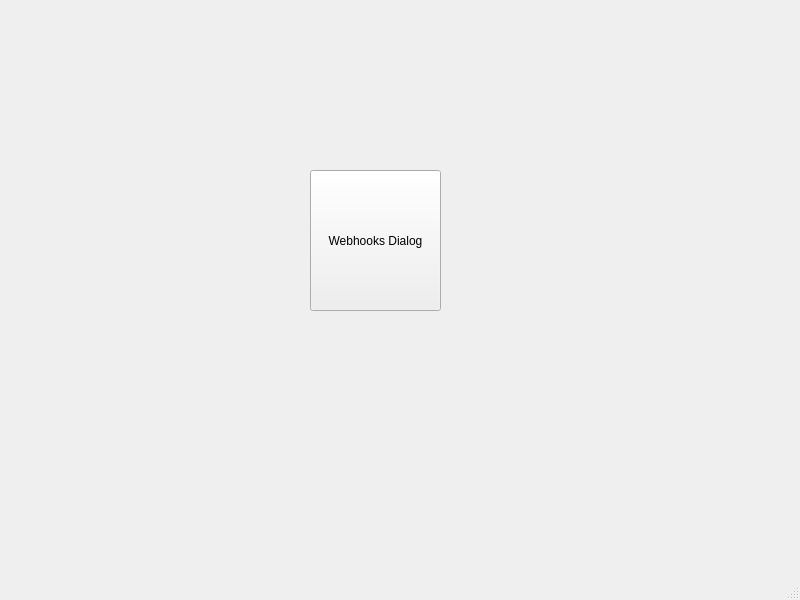
<?xml version="1.0" encoding="UTF-8"?>
<ui version="4.0">
 <class>BotMainWindow</class>
 <widget class="QMainWindow" name="BotMainWindow">
  <property name="geometry">
   <rect>
    <x>0</x>
    <y>0</y>
    <width>800</width>
    <height>600</height>
   </rect>
  </property>
  <property name="windowTitle">
   <string>MainWindow</string>
  </property>
  <widget class="QWidget" name="centralwidget">
   <widget class="QPushButton" name="btnWebhookDialog">
    <property name="geometry">
     <rect>
      <x>310</x>
      <y>170</y>
      <width>131</width>
      <height>141</height>
     </rect>
    </property>
    <property name="text">
     <string>Webhooks Dialog</string>
    </property>
   </widget>
  </widget>
  <widget class="QMenuBar" name="menubar">
   <property name="geometry">
    <rect>
     <x>0</x>
     <y>0</y>
     <width>800</width>
     <height>23</height>
    </rect>
   </property>
  </widget>
  <widget class="QStatusBar" name="statusbar"/>
 </widget>
 <resources/>
 <connections/>
</ui>
